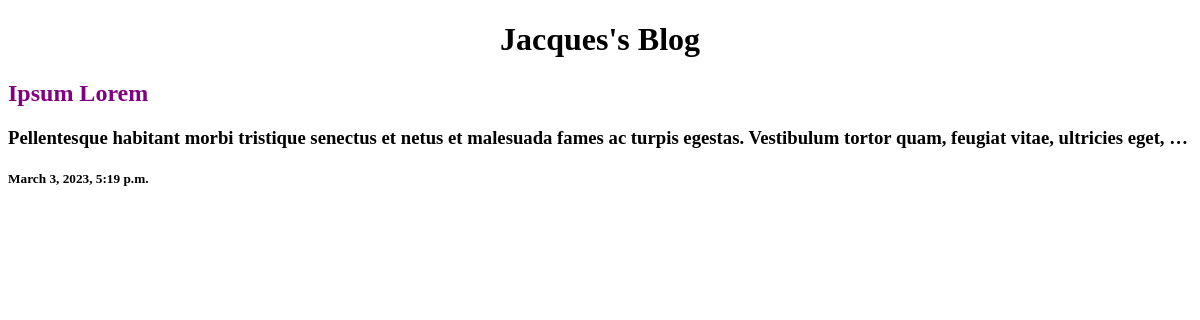
Before: / with the older database file.
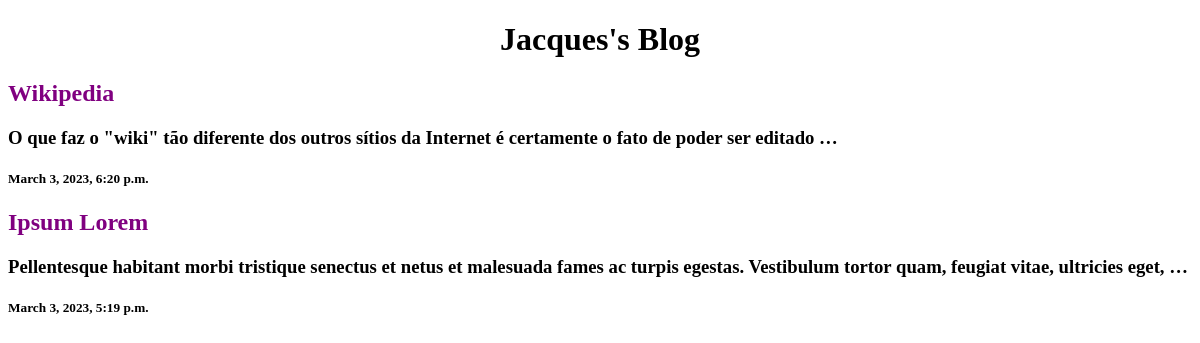
After: the same page with the newer database file.
### posts/models.py (models this page shows)
class Posts(models.Model):
    title = models.CharField(max_length=100)
    body = models.CharField(max_length=1000)
    created_at = models.DateTimeField(default=datetime.now, blank = True)

### posts/views.py (the view)
# urls.py: path('', views.index, name='index'),
def index(request):
    postagem = Posts.objects.all()
    return render(request, 'index.html', {'postagem':postagem})

### templates/index.html (shortened to what this page needs)
<!DOCTYPE html>
<html lang="en">
<head>
</head>
<body>
<h1 style="text-align: center">Jacques's Blog</h1>
{% for post in postagem reversed %}
<div>
    <a href='/post/{{post.id}}' text  style="text-decoration: none">
        <h2 style="color: purple">{{post.title}}</h2>
    </a>
    <h3>{{post.body|truncatewords:20}}</h3>
    <h5>{{post.created_at}}</h5>
{% endfor %}
</div>
</body>
</html>

Changed rows visible on the page:
added Posts: title "Wikipedia", body "O que faz o \"wiki\" tão diferente dos outros sítios da Internet é certamente o fato de poder ser editado …", created_at "March 3, 2023, 6:20 p.m."
